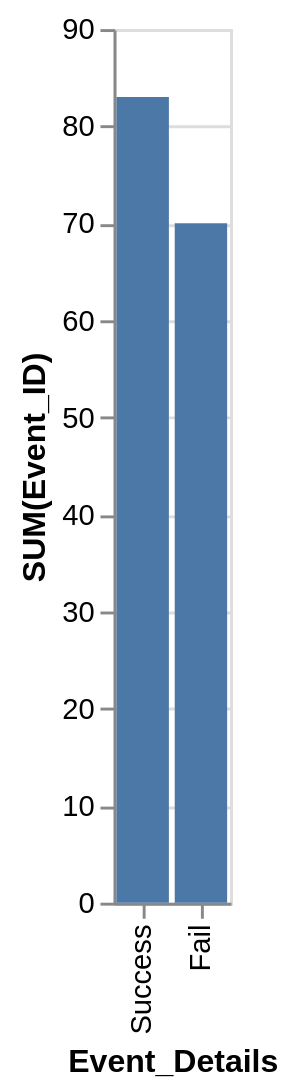

Specify this chart in Vega-Lite:
### Vega-Lite specification from a JSON file in a GitHub repository (floating-point values rounded to 4 significant figures)
{"data": {"values": [{"x_data": "Success", "y_data": 83}, {"x_data": "Fail", "y_data": 70}]}, "mark": "bar", "encoding": {"x": {"field": "x_data", "type": "nominal", "title": "Event_Details", "sort": "descending"}, "y": {"field": "y_data", "type": "quantitative", "title": "SUM(Event_ID)"}}}
